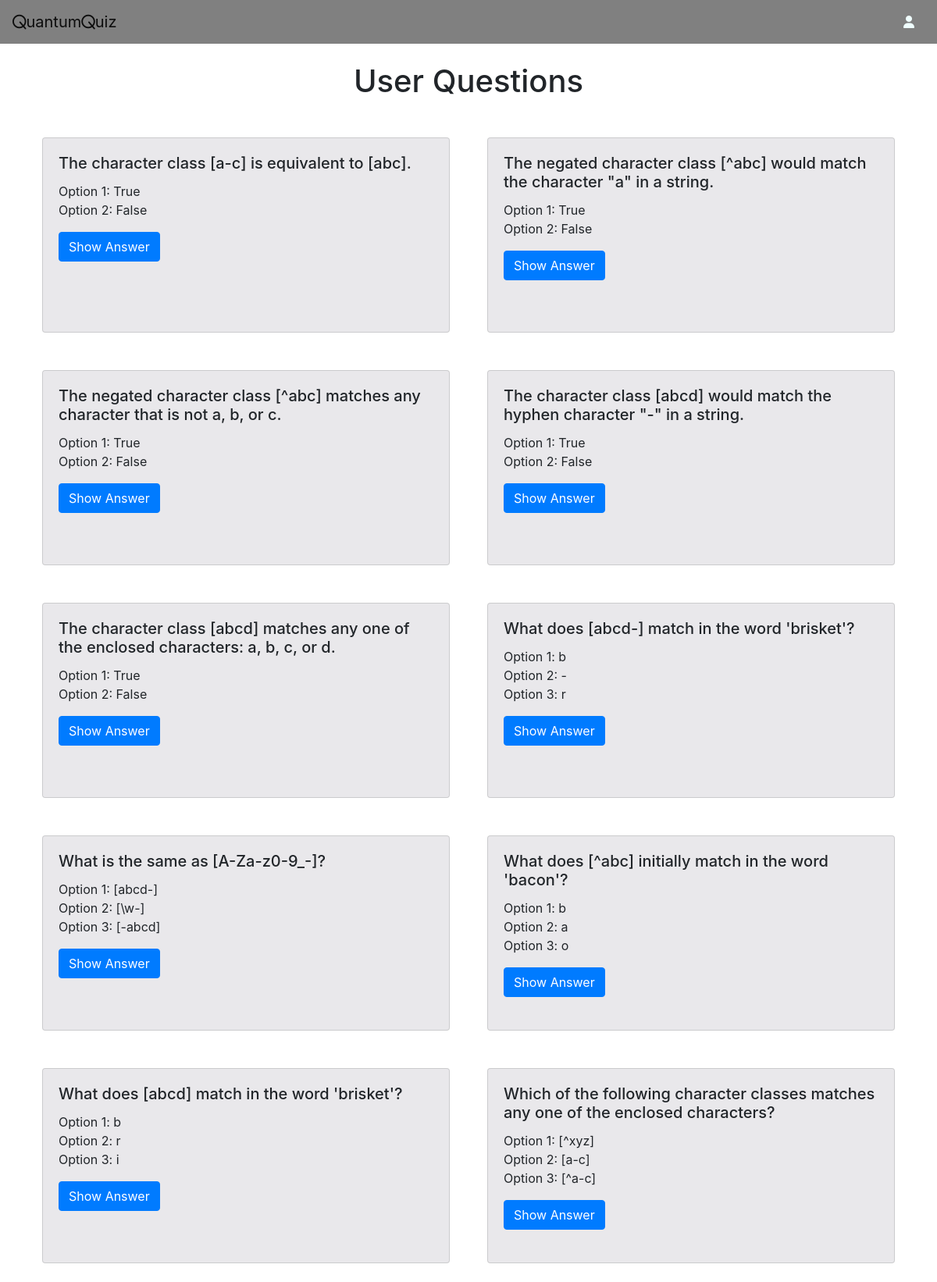
/profile/ (signed in), run on the app's committed database.
### genQuiz/models.py (models this page shows, shortened)
class Quiz(models.Model):
    user = models.ForeignKey(User, on_delete=models.CASCADE)
    question = models.TextField()
    option1 = models.TextField()
    option2 = models.TextField()
    option3 = models.TextField(blank=True)
    answer = models.TextField()
    created_at = models.DateTimeField(auto_now_add=True)

### genQuiz/views.py (the view)
# urls.py: path('profile/', profile, name='profile'),
@login_required
def profile(request):
    questions = Quiz.objects.filter(user=request.user).order_by('-created_at')
    context = {'quizzez': questions}
    return render(request, 'displayQuizzes.html', context)

### templates/displayQuizzes.html (shortened to what this page needs)
{% extends 'base.html' %}
{% load static %}
{% block content %}
<section>
    <div class="container">
        <h1 class="mt-4 mb-4 text-center">User Questions</h1>
        <div class="row">
            {% for question in quizzez %}
            <div class="col-md-6 p-4">
                <div class="card">
                    <div class="card-body">
                        <h5 class="card-title">{{ question.question }}</h5>
                        <ul class="list-unstyled">
                            <li>Option 1: {{ question.option1 }}</li>
                            <li>Option 2: {{ question.option2 }}</li>
                            {% if question.option3 %}
                            <li>Option 3: {{ question.option3 }}</li>
                            {% endif %}
                        </ul>
                        <button class="btn btn-primary show-answer-btn" data-answer-id="answer{{ forloop.counter }}">Show Answer</button>
                    </div>
                </div>
            </div>
            {% endfor %}
        </div>
    </div>
</section>
{% endblock %}

### templates/base.html (shortened to what this page needs)
{% load static %}
<!DOCTYPE html>
<html lang="en">
<head>
    <link rel="stylesheet" href="https://stackpath.bootstrapcdn.com/bootstrap/4.5.2/css/bootstrap.min.css">
    <link rel="stylesheet" href="https://cdnjs.cloudflare.com/ajax/libs/font-awesome/5.15.3/css/all.min.css">
    <link rel="stylesheet" href="{% static 'assets/style.css' %}">
      <link
        rel="stylesheet"
        href="https://site-assets.fontawesome.com/releases/v6.5.2/css/all.css"
      >
      <link
        rel="stylesheet"
        href="https://site-assets.fontawesome.com/releases/v6.5.2/css/sharp-thin.css"
      >
      <link
        rel="stylesheet"
        href="https://site-assets.fontawesome.com/releases/v6.5.2/css/sharp-solid.css"
      >
      <link
        rel="stylesheet"
        href="https://site-assets.fontawesome.com/releases/v6.5.2/css/sharp-regular.css"
      >
      <link
        rel="stylesheet"
        href="https://site-assets.fontawesome.com/releases/v6.5.2/css/sharp-light.css"
      >
</head>
<body>
    <nav class="navbar navbar-expand-lg navbar-light">
        <a class="navbar-brand" href="{% url 'genQuiz:home' %}"><i class="fa-regular fa-q"></i>uantum<i class="fa-regular fa-q"></i>uiz</a>
        <div class="collapse navbar-collapse" id="navbarSupportedContent">
            <ul class="navbar-nav ml-auto">
                <li class="nav-item">
                    {% if user.is_authenticated %}
                    <a href="{% url 'genQuiz:logout' %}"><button class="btn exit-btn"></button></a>
                    {% else %}
                    <button class="btn btn-primary login-btn" data-toggle="modal" data-target="#loginSignupModal"><i class="fas fa-sign-in-alt"></i></button>
                    {% endif %}
                </li>
                {% if user.is_authenticated %}
                <li class="nav-item">
                    <button class="btn exit-btn"><a href="{% url 'genQuiz:profile' %}"><i class="fa-solid fa-user" style="color: azure;"></i></a></button>
                </li>
                {% endif %}
            </ul>
        </div>
    </nav>
    {% block content %}
    {% endblock %}
</body>
</html>

### staticfiles/assets/style.css (style rules this page uses)
.navbar { background-color: gray; }
.navbar-brand { position: relative; }
.card { background-color: rgba(51, 45, 71, 0.105); height: 250px; }

### data on the page
Quiz: question "The character class [a-c] is equivalent to [abc].", option1 "True", option2 "False"
Quiz: question "The negated character class [^abc] would match the character \"a\" in a string.", option1 "True", option2 "False"
Quiz: question "The negated character class [^abc] matches any character that is not a, b, or c.", option1 "True", option2 "False"
Quiz: question "The character class [abcd] would match the hyphen character \"-\" in a string.", option1 "True", option2 "False"
Quiz: question "The character class [abcd] matches any one of the enclosed characters: a, b, c, or d.", option1 "True", option2 "False"
Quiz: question "What does [abcd-] match in the word 'brisket'?", option1 "b", option2 "-", option3 "r"
Quiz: question "What is the same as [A-Za-z0-9_-]?", option1 "[abcd-]", option2 "[\\w-]", option3 "[-abcd]"
Quiz: question "What does [^abc] initially match in the word 'bacon'?", option1 "b", option2 "a", option3 "o"
Quiz: question "What does [abcd] match in the word 'brisket'?", option1 "b", option2 "r", option3 "i"
Quiz: question "Which of the following character classes matches any one of the enclosed characters?", option1 "[^xyz]", option2 "[a-c]", option3 "[^a-c]"
